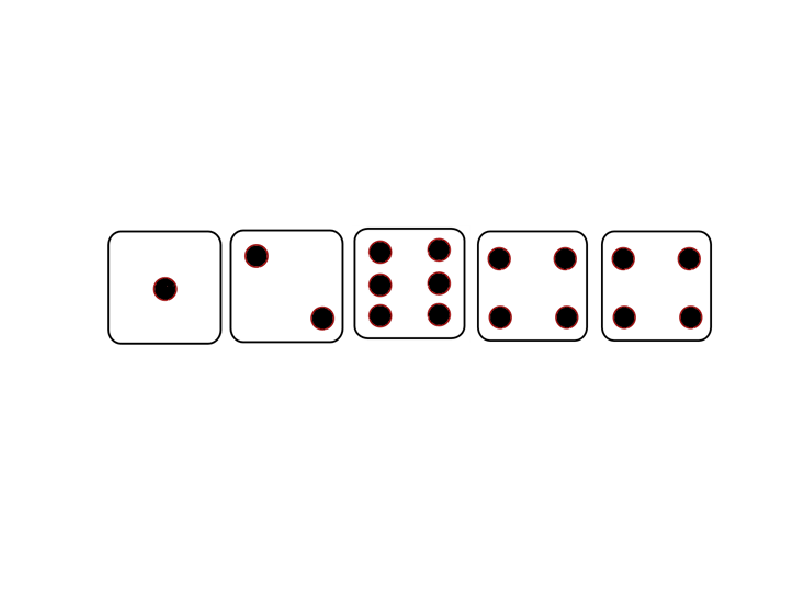

Source code (MATLAB):
%% Main File
    %%This is where most of the code will go
load Dice.mat

Yes = 1;
No = 0;


%% This is the main menu Prompt

fprintf('Welcome to yatzee\n')
fprintf('would you like to play?\n')
Menu = input('Yes or No? \n'); 

if Menu == 0
    fprintf ('Have a great day.')
    quit
else
    fprintf('Okay then lets start the game!\n')
end
    %%just a check for user to confirm start of program

%% This is the first Role

role = randi([1 6], [1 5]);
    %%roles dice using random numbers

imshow([Dice{role}]);
    %%this dispays the role using the Dice.mat file


%% This is the start of the first ReRole

reference = role ;
    %%used for troubleshooting issues in ReRole function
    %%a copy of the original role so i can reference back to the original

rerole = input('Would you like to rerole any dice?\n');

if rerole == 1

    NR1 = input('Would you like to rerole dice 1?  ');
    NR2 = input('Would you like to rerole dice 2?  ');
    NR3 = input('Would you like to rerole dice 3?  ');
    NR4 = input('Would you like to rerole dice 4?  ');
    NR5 = input('Would you like to rerole dice 5?  ');
        %%used for determining what dice need to be rerolled at the request
        %%of the user

    role2 = randi([1 6], [1 5]);
        %%a new random number aray for later use

    if NR1 == 1
        reference(1) = role2(1);
    end

    if NR2 == 1
        reference(2) = role2(2);
    end

    if NR3 == 1
        reference(3) = role2(3);
    end

    if NR4 == 1
        reference(4) = role2(4);
    end

    if NR5 == 1
        reference(5) = role2(5);
    end
        %%based on the users selection these conditional statements replace
        %%the original dice roles with the new coresponding dice values

    imshow([Dice{reference}]);
        %%displays the new dice roll

%% This is the start of the second ReRole

    rerole = input('Would you like to rerole any dice?\n');

    if rerole == 1
        NR1 = input('Would you like to rerole dice 1?  ');
        NR2 = input('Would you like to rerole dice 2?  ');
        NR3 = input('Would you like to rerole dice 3?  ');
        NR4 = input('Would you like to rerole dice 4?  ');
        NR5 = input('Would you like to rerole dice 5?  ');
            %%used for determining what dice need to be rerolled at the request
            %%of the user
        
        role3 = randi([1 6], [1 5]);
            %%a new random number aray for later use
        
        if NR1 == 1
            reference(1) = role3(1);
        end

        if NR2 == 1
            reference(2) = role3(2);
        end

        if NR3 == 1
            reference(3) = role3(3);
        end

        if NR4 == 1
            reference(4) = role3(4);
        end

        if NR5 == 1
            reference(5) = role3(5);
        end
            %%based on the users selection these conditional statements replace
            %%the original dice roles with the new coresponding dice values

        imshow([Dice{reference}]);
            %%displays the new dice roll
            
        fprintf('Time to select your catagory! \n')
    else
        fprintf('Time to select your catagory! \n')
    end
else
    fprintf('Time to select your catagory! \n')
end


%% This is the start of the Upper Section of catagories

fprintf('You must first select a catagory you would like to score in the upper section. \n')

Aces = sum(reference(:) == 1);
Twos = sum(reference(:) == 2);
Threes = sum(reference(:) == 3);
Fours = sum(reference(:) == 4);
Fives = sum(reference(:) == 5);
Sixes = sum(reference(:) == 6);
    %%counts the number of each dice in its catagory

Aces = Aces * 1;
Twos = Twos * 2;
Threes = Threes * 3;
Fours = Fours * 4;
Fives = Fives * 5;
Sixes = Sixes * 6;
    %%for corectly scorring each catagory 

upScore = input('You may choose between Aces, Twos, Threes, Fours, Fives, Sixes:    ');


%% This is the start of the Lower Section of catagories

fprintf('You must now select a catagory you would like to score in the lower section. \n')
